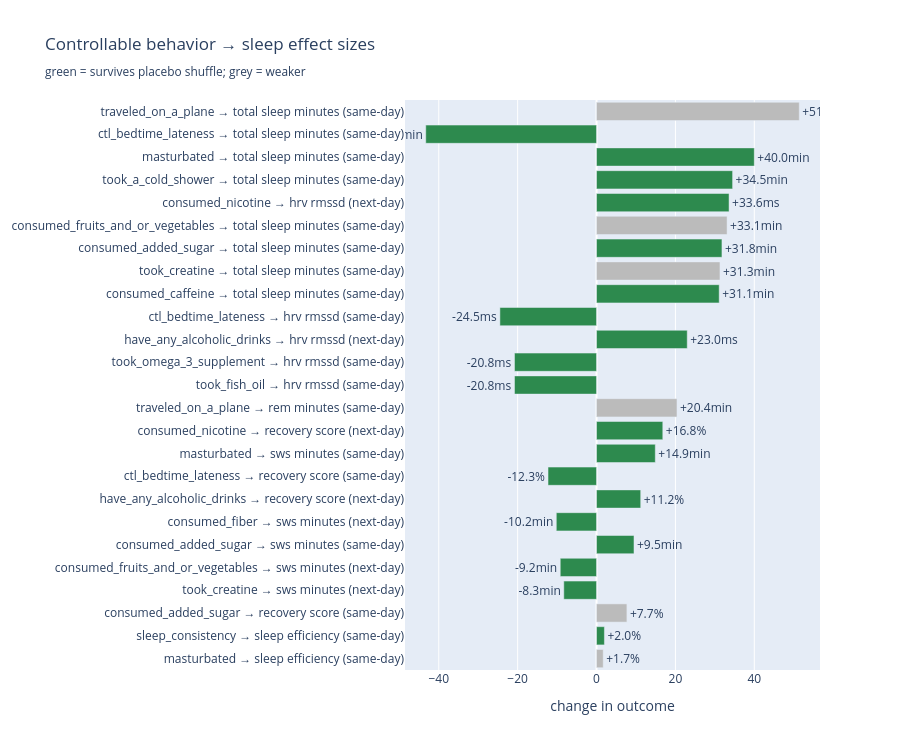

Source (notebook cell):
### Markdown cell above
## Phase 7 — Effect chart & takeaways

### Code cell
if len(effects):
    top = effects.copy()
    top["label"] = top["factor"] + " → " + top["target"].str.replace("_"," ") + " (" + top["when"] + ")"
    top["solid"] = top["placebo_p"] < 0.05
    top = top.reindex(top.delta.abs().sort_values().index)
    colors = ["#2d8a4e" if s else "#bbbbbb" for s in top["solid"]]
    fig = go.Figure(go.Bar(x=top["delta"], y=top["label"], orientation="h",
                           marker_color=colors,
                           text=[f"{d:+.1f}{u}" for d,u in zip(top.delta, top.unit)],
                           textposition="outside"))
    fig.update_layout(title="Controllable behavior → sleep effect sizes<br><sub>green = survives placebo shuffle; grey = weaker</sub>",
                      xaxis_title="change in outcome", height=max(420, len(top)*30), width=900,
                      margin=dict(l=320))
    fig.show()
else:
    print("No significant effects — try lowering thresholds or collecting more logged days.")

### Figure 1 — Plotly figure (JSON) as saved in the notebook; plotly's stock layout.template omitted (floating-point values rounded to 4 significant figures)
{"data": [{"marker": {"color": ["#bbbbbb", "#2d8a4e", "#bbbbbb", "#2d8a4e", "#2d8a4e", "#2d8a4e", "#2d8a4e", "#2d8a4e", "#2d8a4e", "#2d8a4e", "#2d8a4e", "#bbbbbb", "#2d8a4e", "#2d8a4e", "#2d8a4e", "#2d8a4e", "#2d8a4e", "#bbbbbb", "#2d8a4e", "#bbbbbb", "#2d8a4e", "#2d8a4e", "#2d8a4e", "#2d8a4e", "#bbbbbb"]}, "orientation": "h", "text": ["+1.7%", "+2.0%", "+7.7%", "-8.3min", "-9.2min", "+9.5min", "-10.2min", "+11.2%", "-12.3%", "+14.9min", "+16.8%", "+20.4min", "-20.8ms", "-20.8ms", "+23.0ms", "-24.5ms", "+31.1min", "+31.3min", "+31.8min", "+33.1min", "+33.6ms", "+34.5min", "+40.0min", "-43.3min", "+51.4min"], "textposition": "outside", "type": "bar", "x": [1.7, 2.0, 7.7, -8.3, -9.2, 9.5, -10.2, 11.2, -12.3, 14.9, 16.8, 20.4, -20.8, -20.8, 23.0, -24.5, 31.1, 31.3, 31.8, 33.1, 33.6, 34.5, 40.0, -43.3, 51.4], "y": ["masturbated → sleep efficiency (same-day)", "sleep_consistency → sleep efficiency (same-day)", "consumed_added_sugar → recovery score (same-day)", "took_creatine → sws minutes (next-day)", "consumed_fruits_and_or_vegetables → sws minutes (next-day)", "consumed_added_sugar → sws minutes (same-day)", "consumed_fiber → sws minutes (next-day)", "have_any_alcoholic_drinks → recovery score (next-day)", "ctl_bedtime_lateness → recovery score (same-day)", "masturbated → sws minutes (same-day)", "consumed_nicotine → recovery score (next-day)", "traveled_on_a_plane → rem minutes (same-day)", "took_fish_oil → hrv rmssd (same-day)", "took_omega_3_supplement → hrv rmssd (same-day)", "have_any_alcoholic_drinks → hrv rmssd (next-day)", "ctl_bedtime_lateness → hrv rmssd (same-day)", "consumed_caffeine → total sleep minutes (same-day)", "took_creatine → total sleep minutes (same-day)", "consumed_added_sugar → total sleep minutes (same-day)", "consumed_fruits_and_or_vegetables → total sleep minutes (same-day)", "consumed_nicotine → hrv rmssd (next-day)", "took_a_cold_shower → total sleep minutes (same-day)", "masturbated → total sleep minutes (same-day)", "ctl_bedtime_lateness → total sleep minutes (same-day)", "traveled_on_a_plane → total sleep minutes (same-day)"]}], "layout": {"height": 750, "margin": {"l": 320}, "title": {"text": "Controllable behavior → sleep effect sizes<br><sub>green = survives placebo shuffle; grey = weaker</sub>"}, "width": 900, "xaxis": {"title": {"text": "change in outcome"}}}}
